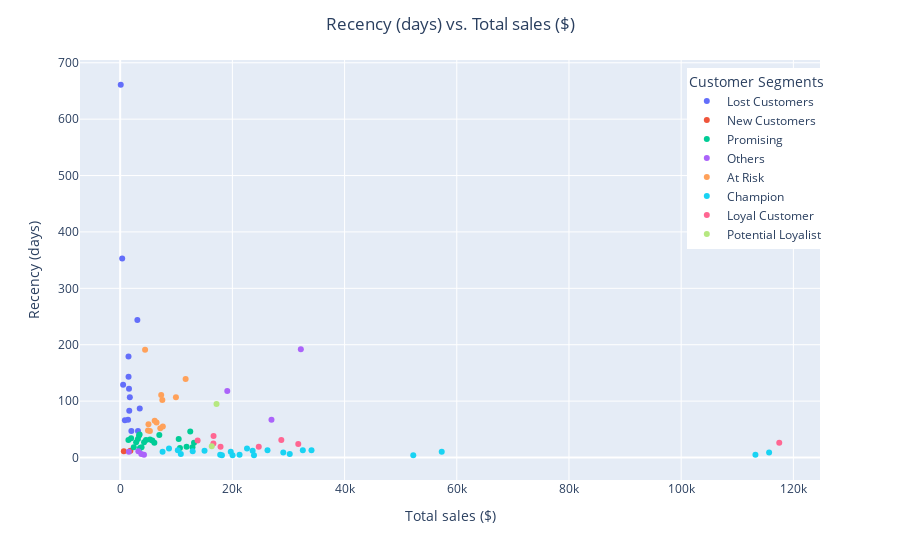

This figure's notebook cell:
### Markdown cell above
# 3. Exploratory data analysis and visualization

Scatter plots examine the relationships between the three factors recency, frequency and monetary

### Code cell
#Recency vs. Monetary
fig = px.scatter(df_customer, 
                 x='monetary', 
                 y='recency',
                 hover_data=['custid','monetary','recency','segment'], 
                 color='segment',
                 labels={'recency':'Recency (days)','monetary':'Total sales ($)','segment':'Customer Segments'})

fig.update_layout(title_text='Recency (days) vs. Total sales ($)',title_x=0.5,
                  legend=dict(yanchor="top",y=0.98,xanchor="left",x=0.82))

fig.show()

### Figure 1 — Plotly figure (JSON) as saved in the notebook; plotly's stock layout.template omitted (floating-point values rounded to 4 significant figures)
{"data": [{"customdata": [["CENTC", "Lost Customers"], ["LAZYK", "Lost Customers"], ["LAUGB", "Lost Customers"], ["GALED", "Lost Customers"], ["ANATR", "Lost Customers"], ["VINET", "Lost Customers"], ["GROSR", "Lost Customers"], ["TRAIH", "Lost Customers"], ["DUMON", "Lost Customers"], ["CONSH", "Lost Customers"], ["LACOR", "Lost Customers"], ["HUNGC", "Lost Customers"], ["FRANR", "Lost Customers"], ["LETSS", "Lost Customers"]], "hovertemplate": "Customer Segments=%{customdata[1]}<br>Total sales ($)=%{x}<br>Recency (days)=%{y}<br>custid=%{customdata[0]}<extra></extra>", "legendgroup": "Lost Customers", "marker": {"color": "#636efa", "symbol": "circle"}, "mode": "markers", "name": "Lost Customers", "orientation": "v", "showlegend": true, "type": "scatter", "x": [100.8, 357, 522.5, 836.7, 1403.0, 1480, 1489.0, 1571.0, 1616.0, 1719.0, 1992.0, 3063.0, 3172.0, 3490.0], "xaxis": "x", "y": [661, 353, 129, 66, 67, 179, 143, 122, 83, 107, 47, 244, 47, 87], "yaxis": "y"}, {"customdata": [["NORTS", "New Customers"], ["CACTU", "New Customers"]], "hovertemplate": "Customer Segments=%{customdata[1]}<br>Total sales ($)=%{x}<br>Recency (days)=%{y}<br>custid=%{customdata[0]}<extra></extra>", "legendgroup": "New Customers", "marker": {"color": "#EF553B", "symbol": "circle"}, "mode": "markers", "name": "New Customers", "orientation": "v", "showlegend": true, "type": "scatter", "x": [649, 1815.0], "xaxis": "x", "y": [11, 12], "yaxis": "y"}, {"customdata": [["ROMEY", "Promising"], ["THECR", "Promising"], ["SPECD", "Promising"], ["RANCH", "Promising"], ["WILMK", "Promising"], ["THEBI", "Promising"], ["OCEAN", "Promising"], ["WOLZA", "Promising"], ["COMMI", "Promising"], ["LONEP", "Promising"], ["ALFKI", "Promising"], ["PRINI", "Promising"], ["SANTG", "Promising"], ["BSBEV", "Promising"], ["QUEDE", "Promising"], ["MAISD", "Promising"], ["WANDK", "Promising"], ["GODOS", "Promising"], ["SPLIR", "Promising"], ["CHOPS", "Promising"], ["OTTIK", "Promising"]], "hovertemplate": "Customer Segments=%{customdata[1]}<br>Total sales ($)=%{x}<br>Recency (days)=%{y}<br>custid=%{customdata[0]}<extra></extra>", "legendgroup": "Promising", "marker": {"color": "#00cc96", "symbol": "circle"}, "mode": "markers", "name": "Promising", "orientation": "v", "showlegend": true, "type": "scatter", "x": [1467.0, 1947.0, 2423.0, 2844.0, 3161.0, 3361, 3460.0, 3532.0, 3811.0, 4259.0, 4596.0, 5317.0, 5735.0, 6090.0, 6974.0, 10430.0, 10650.0, 11830.0, 12490.0, 12890.0, 13160.0], "xaxis": "x", "y": [31, 34, 18, 27, 33, 39, 41, 17, 18, 27, 31, 32, 30, 26, 40, 33, 17, 19, 46, 18, 26], "yaxis": "y"}, {"customdata": [["FRANS", "Others"], ["BLAUS", "Others"], ["DRACD", "Others"], ["PERIC", "Others"], ["BLONP", "Others"], ["BERGS", "Others"], ["MEREP", "Others"]], "hovertemplate": "Customer Segments=%{customdata[1]}<br>Total sales ($)=%{x}<br>Recency (days)=%{y}<br>custid=%{customdata[0]}<extra></extra>", "legendgroup": "Others", "marker": {"color": "#ab63fa", "symbol": "circle"}, "mode": "markers", "name": "Others", "orientation": "v", "showlegend": true, "type": "scatter", "x": [1546.0, 3240.0, 3763.0, 4242.0, 19088, 26970.0, 32200.0], "xaxis": "x", "y": [10, 11, 6, 5, 118, 67, 192], "yaxis": "y"}, {"customdata": [["FAMIA", "At Risk"], ["TOMSP", "At Risk"], ["MORGK", "At Risk"], ["BOLID", "At Risk"], ["ISLAT", "At Risk"], ["WELLI", "At Risk"], ["FURIB", "At Risk"], ["TRADH", "At Risk"], ["ANTON", "At Risk"], ["MAGAA", "At Risk"], ["VICTE", "At Risk"], ["FOLIG", "At Risk"]], "hovertemplate": "Customer Segments=%{customdata[1]}<br>Total sales ($)=%{x}<br>Recency (days)=%{y}<br>custid=%{customdata[0]}<extra></extra>", "legendgroup": "At Risk", "marker": {"color": "#FFA15A", "symbol": "circle"}, "mode": "markers", "name": "At Risk", "orientation": "v", "showlegend": true, "type": "scatter", "x": [4439.0, 4954, 5042.0, 5298.0, 6146.0, 6481.0, 7152.0, 7311.0, 7515.0, 7604.0, 9937.0, 11670.0], "xaxis": "x", "y": [191, 48, 59, 47, 65, 62, 52, 111, 102, 55, 107, 139], "yaxis": "y"}, {"customdata": [["REGGC", "Champion"], ["GOURL", "Champion"], ["LAMAI", "Champion"], ["TORTU", "Champion"], ["RICAR", "Champion"], ["EASTC", "Champion"], ["LILAS", "Champion"], ["SIMOB", "Champion"], ["GREAL", "Champion"], ["RICSU", "Champion"], ["LEHMS", "Champion"], ["BOTTM", "Champion"], ["HILAA", "Champion"], ["BONAP", "Champion"], ["PICCO", "Champion"], ["WHITC", "Champion"], ["QUEEN", "Champion"], ["FOLKO", "Champion"], ["HANAR", "Champion"], ["RATTC", "Champion"], ["HUNGO", "Champion"], ["ERNSH", "Champion"], ["SAVEA", "Champion"]], "hovertemplate": "Customer Segments=%{customdata[1]}<br>Total sales ($)=%{x}<br>Recency (days)=%{y}<br>custid=%{customdata[0]}<extra></extra>", "legendgroup": "Champion", "marker": {"color": "#19d3f3", "symbol": "circle"}, "mode": "markers", "name": "Champion", "orientation": "v", "showlegend": true, "type": "scatter", "x": [7556.0, 8702.0, 10270.0, 10810.0, 12920.0, 15030.0, 17830.0, 18140.0, 19710.0, 20030.0, 21280.0, 22610.0, 23610.0, 23850.0, 26260.0, 29070.0, 30230.0, 32560.0, 34100.0, 52250.0, 57320.0, 113200.0, 115700.0], "xaxis": "x", "y": [10, 16, 13, 6, 11, 12, 5, 4, 10, 4, 5, 16, 12, 4, 13, 9, 6, 13, 13, 4, 10, 5, 9], "yaxis": "y"}, {"customdata": [["AROUT", "Loyal Customer"], ["WARTH", "Loyal Customer"], ["VAFFE", "Loyal Customer"], ["LINOD", "Loyal Customer"], ["SUPRD", "Loyal Customer"], ["FRANK", "Loyal Customer"], ["KOENE", "Loyal Customer"], ["QUICK", "Loyal Customer"]], "hovertemplate": "Customer Segments=%{customdata[1]}<br>Total sales ($)=%{x}<br>Recency (days)=%{y}<br>custid=%{customdata[0]}<extra></extra>", "legendgroup": "Loyal Customer", "marker": {"color": "#FF6692", "symbol": "circle"}, "mode": "markers", "name": "Loyal Customer", "orientation": "v", "showlegend": true, "type": "scatter", "x": [13810.0, 16620.0, 16640.0, 17890.0, 24700.0, 28720.0, 31750.0, 117500.0], "xaxis": "x", "y": [30, 25, 38, 19, 19, 31, 24, 26], "yaxis": "y"}, {"customdata": [["OLDWO", "Potential Loyalist"], ["SEVES", "Potential Loyalist"]], "hovertemplate": "Customer Segments=%{customdata[1]}<br>Total sales ($)=%{x}<br>Recency (days)=%{y}<br>custid=%{customdata[0]}<extra></extra>", "legendgroup": "Potential Loyalist", "marker": {"color": "#B6E880", "symbol": "circle"}, "mode": "markers", "name": "Potential Loyalist", "orientation": "v", "showlegend": true, "type": "scatter", "x": [16330.0, 17170.0], "xaxis": "x", "y": [20, 95], "yaxis": "y"}], "layout": {"legend": {"title": {"text": "Customer Segments"}, "tracegroupgap": 0, "x": 0.82, "xanchor": "left", "y": 0.98, "yanchor": "top"}, "margin": {"t": 60}, "title": {"text": "Recency (days) vs. Total sales ($)", "x": 0.5}, "xaxis": {"anchor": "y", "domain": [0, 1], "title": {"text": "Total sales ($)"}}, "yaxis": {"anchor": "x", "domain": [0, 1], "title": {"text": "Recency (days)"}}}}
